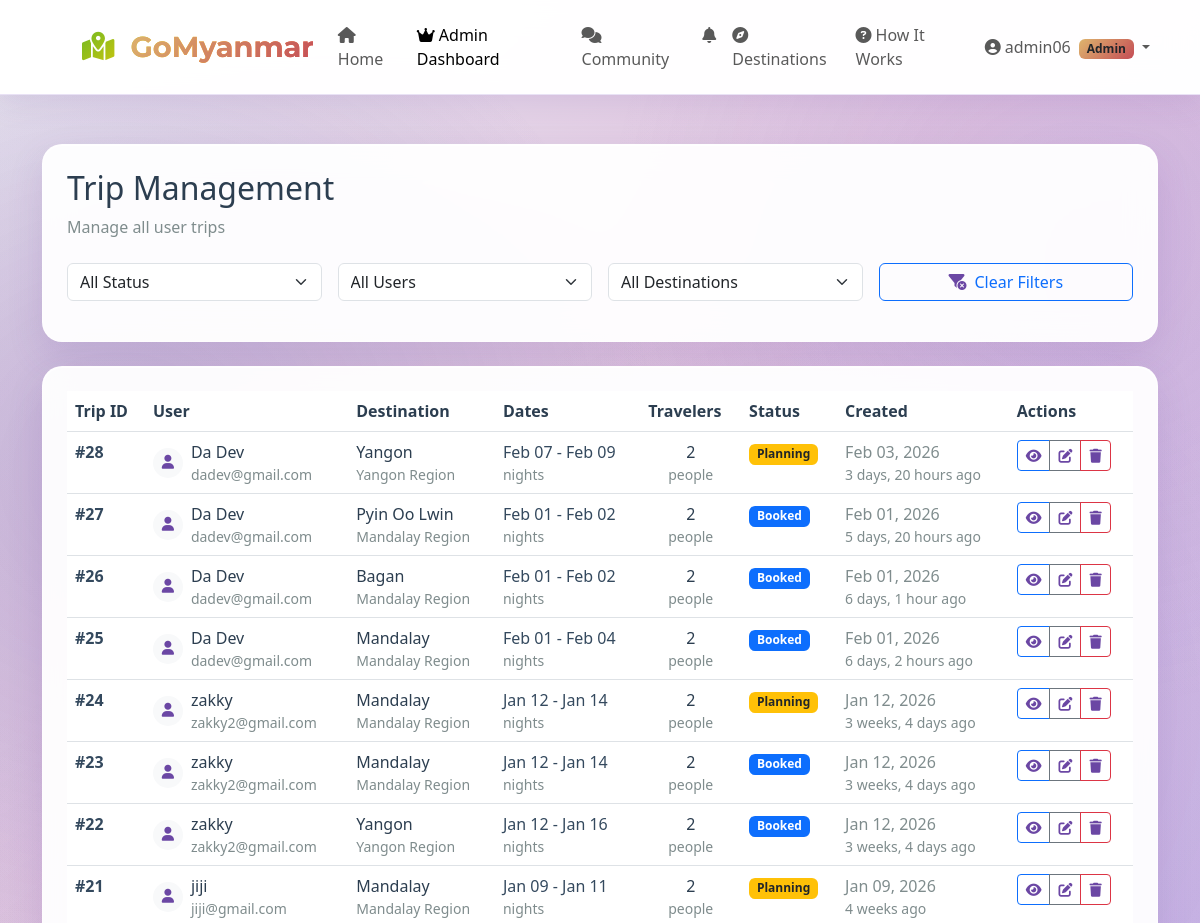
/users/admin/trips/ (signed in, upper part), run on an earlier commit of the app's database.
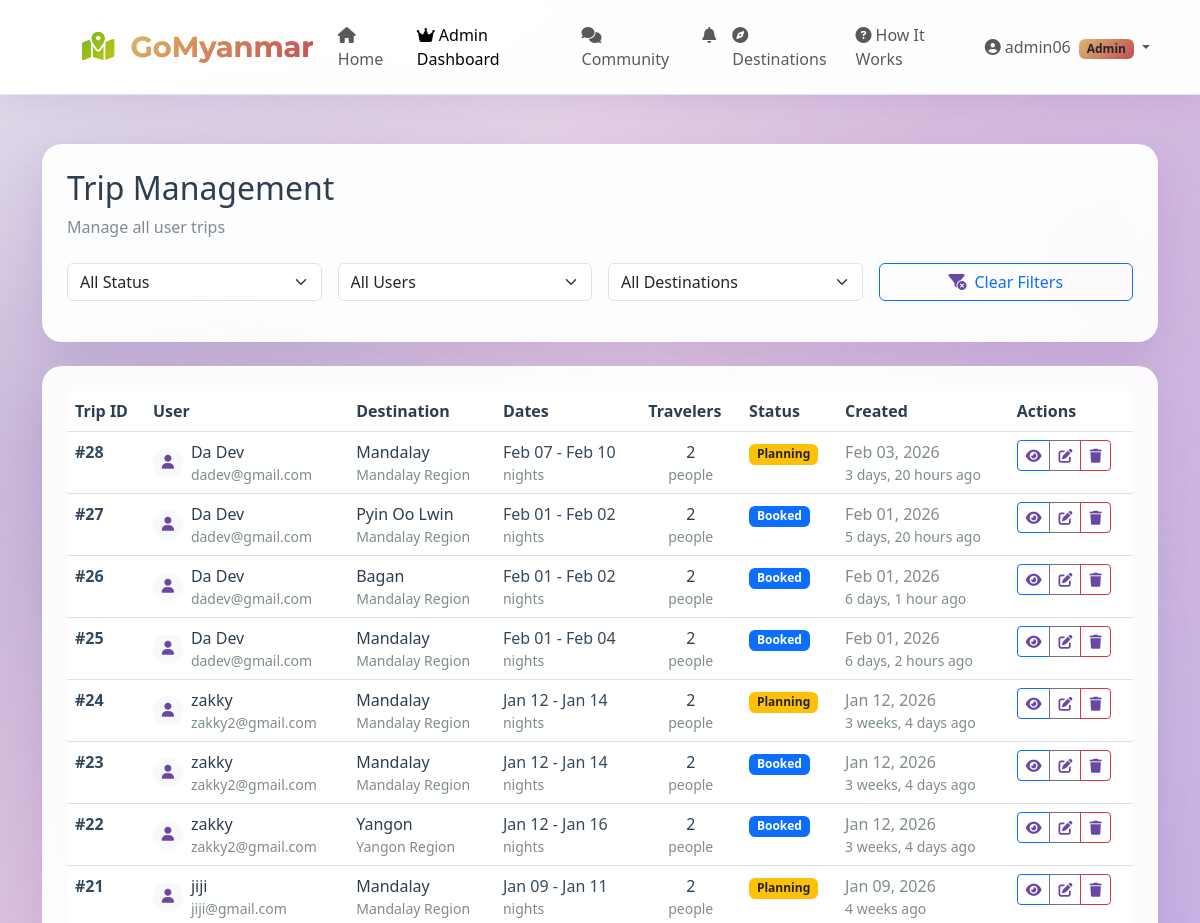
And on a later commit of the database.
### users/models.py (models this page shows, shortened)
class CustomUser(AbstractUser):
    USER_TYPE_CHOICES = (
        ('user', 'User'),
        ('admin', 'Admin'),
    )
    username = models.CharField(
        _('username'),
        max_length=150,
        unique=False,  # CHANGED: This allows duplicate usernames
        help_text=_('Required. 150 characters or fewer. Letters, digits and @/./+/-/_ only.'),
    )
    email = models.EmailField(
        _('email address'),
        unique=True,  # CHANGED: Email must be unique
        error_messages={
            'unique': _("A user with that email already exists."),
        },
    )
    USERNAME_FIELD = 'email'  # Login with email
    REQUIRED_FIELDS = ['username']  # Username is still required but not for login
    objects = CustomUserManager()
    user_type = models.CharField(max_length=20, choices=USER_TYPE_CHOICES, default='user')
    profile_picture = models.ImageField(upload_to='profile_pics/', blank=True, null=True)
    bio = models.TextField(blank=True)
    phone_number = models.CharField(max_length=20, blank=True)
    location = models.CharField(max_length=100, blank=True)
    followers = models.ManyToManyField('self', symmetrical=False, related_name='following', blank=True)
    class Meta:
        verbose_name = _('user')
        verbose_name_plural = _('users')
        ordering = ['email', 'username']
    def is_admin_user(self):
        return self.user_type == 'admin' or self.is_staff or self.is_superuser

### planner/models.py (models this page shows, shortened)
class TripPlan(models.Model):
    user = models.ForeignKey(User, on_delete=models.CASCADE, related_name='trips')
    origin = models.ForeignKey(
        Destination,
        on_delete=models.CASCADE,
        related_name='departing_trips',
        verbose_name='From',
        default=1
    )
    destination = models.ForeignKey(Destination, on_delete=models.CASCADE, related_name='arriving_trips', verbose_name='To')
    start_date = models.DateField()
    end_date = models.DateField()
    travelers = models.IntegerField(default=1)
    budget_range = models.CharField(max_length=20, choices=[
        ('low', 'Budget'),
        ('medium', 'Medium'),
        ('high', 'Luxury'),
    ])
    accommodation_type = models.CharField(max_length=20, blank=True)
    selected_hotel = models.ForeignKey(Hotel, on_delete=models.SET_NULL, null=True, blank=True)
    transportation_preference = models.CharField(max_length=20, blank=True)
    selected_transport = models.JSONField(default=dict, blank=True)
    status = models.CharField(max_length=20, default='draft', choices=[
        ('draft', 'Draft'),
        ('planning', 'Planning'),
        ('booked', 'Booked'),
        ('completed', 'Completed'),
        ('cancelled', 'Cancelled'),
    ])
    notes = models.TextField(blank=True)
    created_at = models.DateTimeField(auto_now_add=True)
    updated_at = models.DateTimeField(auto_now=True)
    class Meta:
        ordering = ['-created_at']

class Destination(models.Model):
    name = models.CharField(max_length=100)
    region = models.CharField(max_length=100)
    type = models.CharField(max_length=50, choices=[
        ('city', 'City'),
        ('town', 'Town'),
        ('attraction', 'Attraction'),
        ('state', 'State'),
        ('region', 'Region'),
        ('union_territory', 'Union Territory')
    ])
    latitude = models.DecimalField(max_digits=9, decimal_places=6, null=True, blank=True)
    longitude = models.DecimalField(max_digits=9, decimal_places=6, null=True, blank=True)
    description = models.TextField(blank=True)
    image = models.ImageField(upload_to='destinations/', blank=True, null=True)
    is_active = models.BooleanField(default=True)
    created_at = models.DateTimeField(auto_now_add=True)
    updated_at = models.DateTimeField(auto_now=True)
    default_airlines = models.ManyToManyField(Airline, blank=True,
        help_text="Default airlines for this destination")
    class Meta:
        ordering = ['name']

### users/views_admin.py (the view)
# urls.py: path('admin/trips/', views_admin.AdminTripListView.as_view(), name='admin_trip_list'),
class AdminTripListView(LoginRequiredMixin, AdminRequiredMixin, ListView):
    model = TripPlan
    template_name = 'users/admin_trip_list.html'
    context_object_name = 'trips'
    paginate_by = 20
    def get_queryset(self):
        queryset = TripPlan.objects.select_related('user', 'destination').order_by('-created_at')
        search = self.request.GET.get('search', '')
        if search:
            queryset = queryset.filter(
                Q(user__username__icontains=search) |
                Q(destination__name__icontains=search)
            )
        status = self.request.GET.get('status', '')
        if status:
            queryset = queryset.filter(status=status)
        return queryset
    def get_context_data(self, **kwargs):
        context = super().get_context_data(**kwargs)
        context['all_users'] = CustomUser.objects.all()
        context['destinations'] = Destination.objects.all()
        context['status_choices'] = [
            ('draft', 'Draft'),
            ('planning', 'Planning'),
            ('booked', 'Booked'),
            ('completed', 'Completed'),
        ]
        return context

### templates/users/admin_trip_list.html (shortened to what this page needs)
{% extends 'base.html' %}
{% block content %}
<div class="container py-5 mt-5">
    <div class="card-glass p-4 mb-4">
        <div class="d-flex justify-content-between align-items-center mb-4">
            <div>
                <h2 class="mb-2" style="color: #2c3e50;">Trip Management</h2>
                <p class="mb-0" style="color: #7f8c8d;">Manage all user trips</p>
            </div>
        </div>
        <div class="row g-3 mb-3">
            <div class="col-md-3">
                <select class="form-select" id="statusFilter">
                    <option value="">All Status</option>
                </select>
            </div>
            <div class="col-md-3">
                <select class="form-select" id="userFilter">
                    <option value="">All Users</option>
                </select>
            </div>
            <div class="col-md-3">
                <select class="form-select" id="destinationFilter">
                    <option value="">All Destinations</option>
                </select>
            </div>
            <div class="col-md-3">
                <button class="btn btn-outline-primary w-100" id="clearFilters">
                    <i class="fas fa-filter-circle-xmark me-2"></i>Clear Filters
                </button>
            </div>
        </div>
    </div>
    <div class="card-glass p-4">
        <div class="table-responsive">
            <table class="table table-hover">
                <thead>
                    <tr>
                        <th style="color: #2c3e50;">Trip ID</th>
                        <th style="color: #2c3e50;">User</th>
                        <th style="color: #2c3e50;">Destination</th>
                        <th style="color: #2c3e50;">Dates</th>
                        <th style="color: #2c3e50;">Travelers</th>
                        <th style="color: #2c3e50;">Status</th>
                        <th style="color: #2c3e50;">Created</th>
                        <th style="color: #2c3e50;">Actions</th>
                    </tr>
                </thead>
                <tbody>
                    {% for trip in trips %}
                    <tr>
                        <td style="color: #34495e;">
                            <strong>#{{ trip.id }}</strong>
                        </td>
                        <td>
                            <div class="d-flex align-items-center">
                                <div class="rounded-circle bg-light d-flex align-items-center justify-content-center me-2"
                                     style="width: 30px; height: 30px;">
                                    <i class="fas fa-user text-gray fa-sm"></i>
                                </div>
                                <div>
                                    <div style="color: #2c3e50;">{{ trip.user.username }}</div>
                                    <div class="text-gray small">{{ trip.user.email }}</div>
                                </div>
                            </div>
                        </td>
                        <td style="color: #2c3e50;">
                            {{ trip.destination.name }}
                            <div class="text-gray small">{{ trip.destination.region }}</div>
                        </td>
                        <td style="color: #34495e;">
                            {{ trip.start_date|date:"M d" }} - {{ trip.end_date|date:"M d" }}
                            <div class="text-gray small">
                                {% widthratio trip.end_date|timeuntil:trip.start_date 1 1 as nights %}
                                {{ nights }} night{% if nights != 1 %}s{% endif %}
                            </div>
                        </td>
                        <td style="color: #2c3e50; text-align: center;">
                            {{ trip.travelers }}
                            <div class="text-gray small">
                                {% if trip.travelers == 1 %}person{% else %}people{% endif %}
                            </div>
                        </td>
                        <td>
                            {% if trip.status == 'completed' %}
                            <span class="badge bg-success">Completed</span>
                            {% elif trip.status == 'booked' %}
                            <span class="badge bg-primary">Booked</span>
                            {% elif trip.status == 'planning' %}
                            <span class="badge bg-warning text-dark">Planning</span>
                            {% else %}
                            <span class="badge bg-secondary">Draft</span>
                            {% endif %}
                        </td>
                        <td style="color: #7f8c8d;">
                            {{ trip.created_at|date:"M d, Y" }}
                            <div class="text-gray small">{{ trip.created_at|timesince }} ago</div>
                        </td>
                        <td>
                            <div class="btn-group" role="group">
                                <a href="#" class="btn btn-sm btn-outline-primary view-trip-btn"
                                   data-trip-id="{{ trip.id }}">
                                    <i class="fas fa-eye"></i>
                                </a>
                                <a href="#" class="btn btn-sm btn-outline-secondary">
                                    <i class="fas fa-edit"></i>
                                </a>
                                <button class="btn btn-sm btn-outline-danger delete-trip-btn"
                                        data-trip-id="{{ trip.id }}">
                                    <i class="fas fa-trash"></i>
                                </button>
                            </div>
                        </td>
                    </tr>
                    {% endfor %}
                </tbody>
            </table>
        </div>
    </div>
</div>
{% endblock %}

### templates/base.html (shortened to what this page needs)
<!DOCTYPE html>
<html lang="en">
<head>
    <link href="https://cdn.jsdelivr.net/npm/bootstrap@5.3.0-alpha1/dist/css/bootstrap.min.css" rel="stylesheet">
    <link rel="stylesheet" href="https://cdnjs.cloudflare.com/ajax/libs/font-awesome/6.4.0/css/all.min.css">
    <link href="/static/css/custom.css" rel="stylesheet">
</head>
<body>
    <nav class="navbar navbar-expand-lg navbar-light fixed-top">
        <div class="container">
            <a class="navbar-brand" href="{% url 'home' %}">
                <i class="fas fa-map-marked-alt me-2" style="color: #DEB56D;"></i>
                <span class="gradient-text">GoMyanmar</span>
            </a>
            <div class="collapse navbar-collapse" id="navbarNav">
                <ul class="navbar-nav me-auto">
                    <li class="nav-item">
                        <a class="nav-link {% if request.path == '/' %}active{% endif %}" href="{% url 'home' %}">
                            <i class="fas fa-home me-1"></i>Home
                        </a>
                    </li>
                    {% if user.is_authenticated %}
                        {% if user.is_admin_user %}
                        <li class="nav-item">
                            <a class="nav-link {% if 'admin' in request.path %}active{% endif %}" href="{% url 'users:admin_dashboard' %}">
                                <i class="fas fa-crown me-1"></i>Admin Dashboard
                            </a>
                        </li>
                        {% endif %}
                    {% endif %}
                    <li class="nav-item">
                        <a class="nav-link {% if 'posts' in request.path %}active{% endif %}" href="{% url 'posts:post_list' %}">
                            <i class="fas fa-comments me-1"></i>Community
                        </a>
                    </li>
                    {% if user.is_authenticated %}
                    <li class="nav-item">
                        <a class="nav-link position-relative {% if 'notifications' in request.path %}active{% endif %}" href="{% url 'posts:notifications' %}">
                            <i class="fas fa-bell"></i>
                        </a>
                    </li>
                    {% endif %}
                    <li class="nav-item">
                       <a class="nav-link {% if 'destinations' in request.path %}active{% endif %}" href="{% url 'planner:destinations' %}">
                             <i class="fas fa-compass me-1"></i>Destinations
                       </a>
                    </li>
                    <li class="nav-item">
                        <a class="nav-link" href="#">
                            <i class="fas fa-question-circle me-1"></i>How It Works
                        </a>
                    </li>
                </ul>
                <ul class="navbar-nav">
                    {% if user.is_authenticated %}
                    <li class="nav-item dropdown">
                        <a class="nav-link dropdown-toggle" href="#" id="userDropdown" data-bs-toggle="dropdown">
                            <i class="fas fa-user-circle me-1"></i>{{ user.username }}
                            {% if user.is_admin_user %}
                            <span class="badge gradient-gold text-dark ms-1">Admin</span>
                            {% endif %}
                        </a>
                    </li>
                    {% endif %}
                </ul>
            </div>
        </div>
    </nav>
    <main class="pt-5">
        {% block content %}{% endblock %}
    </main>
</body>
</html>

What changed in the data, as far as the page shows it:
changed TripPlan "Feb 07": destination.name "Yangon" → "Mandalay"; destination.region "Yangon Region" → "Mandalay Region"; end_date "Feb 09" → "Feb 10"
